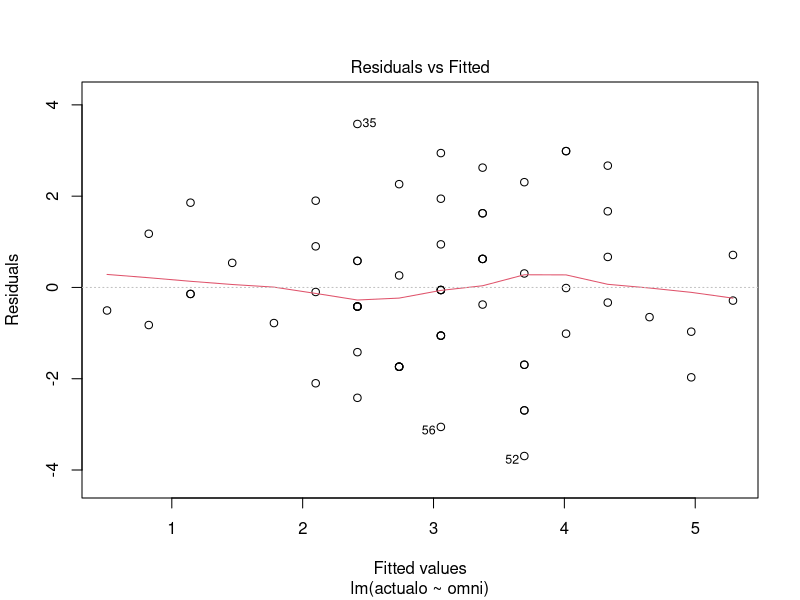
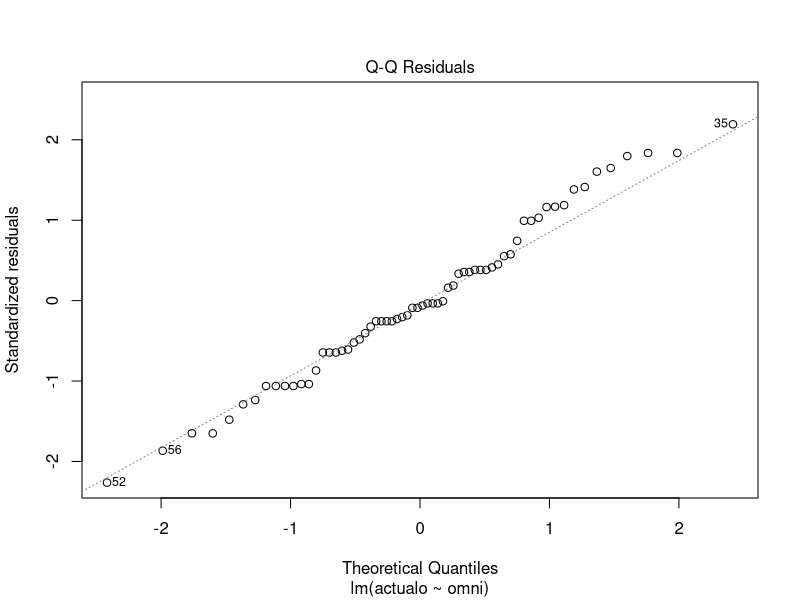
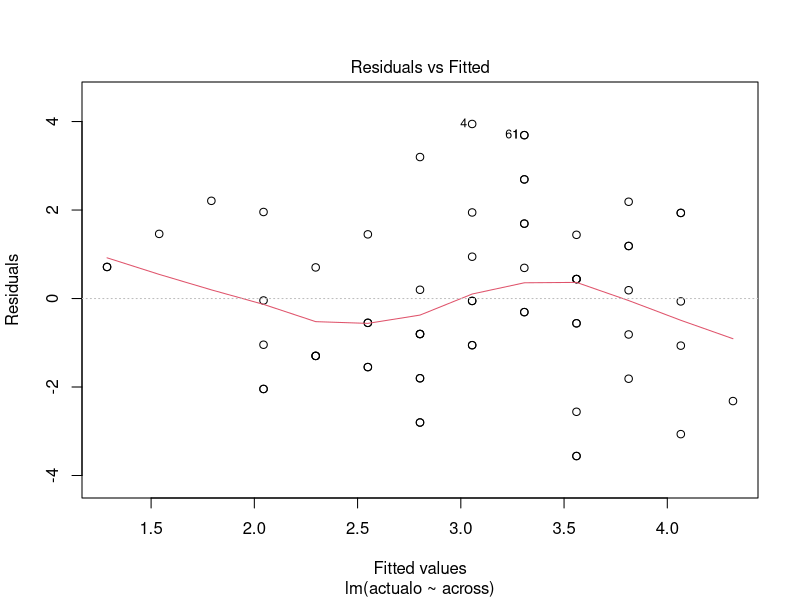
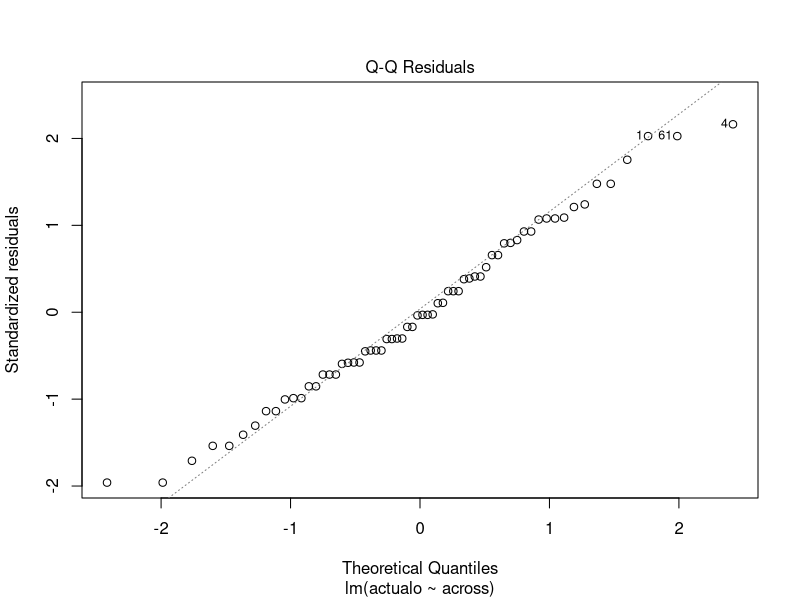
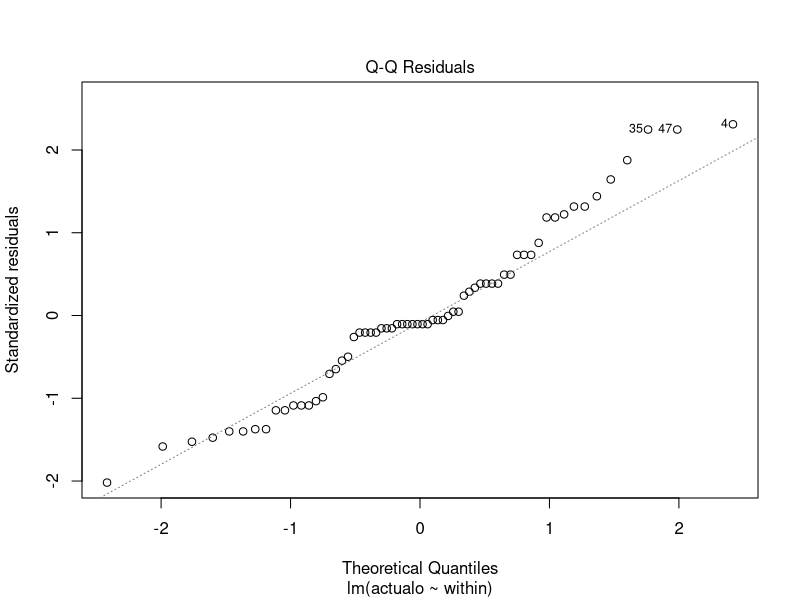

These figures' R source, in order:
# Input a map of observed disease severity for 100 plants
# Matrix columns represent field crop rows
# so comparisons between matrix columns are 'across-row'
# and comparisons between matrix rows are 'within-row'
row1  <-c (1,4,2,4,1,3,0,3,2,0);
row2  <-c (1,7,3,4,2,5,1,3,3,0);
row3  <-c (2,6,4,3,1,4,2,3,4,1);
row4  <-c (1,5,4,2,1,6,1,2,5,0);
row5  <-c (1,7,4,3,1,3,3,0,6,1);
row6  <-c (0,4,3,4,0,2,5,2,7,2);
row7  <-c (0,2,2,5,2,1,4,1,5,1);
row8  <-c (1,3,1,4,0,2,6,2,6,2);
row9  <-c (1,1,0,2,0,1,3,0,6,1);
row10 <-c (0,1,0,0,0,0,1,0,5,0);
# Create a matrix, called map3, with data input above
map3 <- as.matrix(rbind(row1,row2,row3,row4,row5,
                        row6,row7,row8,row9,row10));
# Make a map of estimated disease severity values
#    based on the omnidirectional model
map4 <- matrix(0,10,10);
for(xrow in 2:9){
  for(xcol in 2:9){
    map4[xrow,xcol] <- 1/4 * (map3[xrow - 1, xcol    ] +
                                map3[xrow + 1, xcol    ] +
                                map3[xrow    , xcol - 1] +
                                map3[xrow    , xcol + 1])
  }
}
map4

# Make a map of estimated disease severity values
#    based on the across-row model
map5 <- matrix(0,10,10)
for(xcol in 2:9){
  for(xrow in 2:9){
    map5[xrow,xcol] <- 1/2 * (map3[xrow,xcol - 1] +
                                map3[xrow,xcol + 1])
  }
}
map5

# Make a map of estimated disease severity values
#    based on the within-row model
map6 <- matrix(0,10,10)
for(xcol in 2:9){
  for(xrow in 2:9){
    map6[xrow,xcol] <- 1/2 * (map3[xrow - 1,xcol] +
                                map3[xrow + 1,xcol])
  }
}
map6

# Make an array of the actual disease severity values
actualo <- c(1:64)
n <- 1
for(xcol in 2:9){
  for(xrow in 2:9){
    actualo[n] <- map3[xrow,xcol];
    n <- n + 1
  }
}
actualo

# Make an array of the estimated disease severity values
#    based on the omni-directional model
omni <- c(1:64)
n <- 1
for(xcol in 2:9){
  for(xrow in 2:9){
    omni[n] <- map4[xrow,xcol];
    n <- n + 1
  }
}
omni

# Make an array of the estimated disease severity values
#   based on the across-row model
across <- c(1:64)
n <- 1
for(xcol in 2:9){
  for(xrow in 2:9){
    across[n] <- map5[xrow,xcol];
    n <- n + 1
  }
}
across
# Make an array of the estimated disease severity values
#    based on the within-row model
within <- c(1:64)
n <- 1
for(xcol in 2:9){
  for(xrow in 2:9){
    within[n] <- map6[xrow,xcol];
    n <- n + 1
  }
}
within

# Run a linear regression comparing the actual disease
# severity values to the omnidirectional estimates
roller <- as.data.frame(cbind(actualo,omni))
roller.lm <- lm(actualo~omni, data=roller);
summary(roller.lm)
# Check residual vs. fitted
plot(roller.lm,which=1)

# Check quantile-quantile plot
plot(roller.lm,which=2)
# Run a linear regression comparing the actual
#    disease severity values to the across-row estimates
roller <- as.data.frame(cbind(actualo,across))
roller.lm <- lm(actualo~across, data=roller)
summary(roller.lm)
# Check residual vs. fitted
plot(roller.lm,which=1)
# Check residual vs. fitted
plot(roller.lm,which=2)
# Run a linear regression comparing the actual disease
#    severity values to the within-row estimates
roller <- as.data.frame(cbind(actualo,within))
roller.lm <- lm(actualo~within, data=roller)
summary(roller.lm)

#Check residual vs. fitted
plot(roller.lm,which=2)
